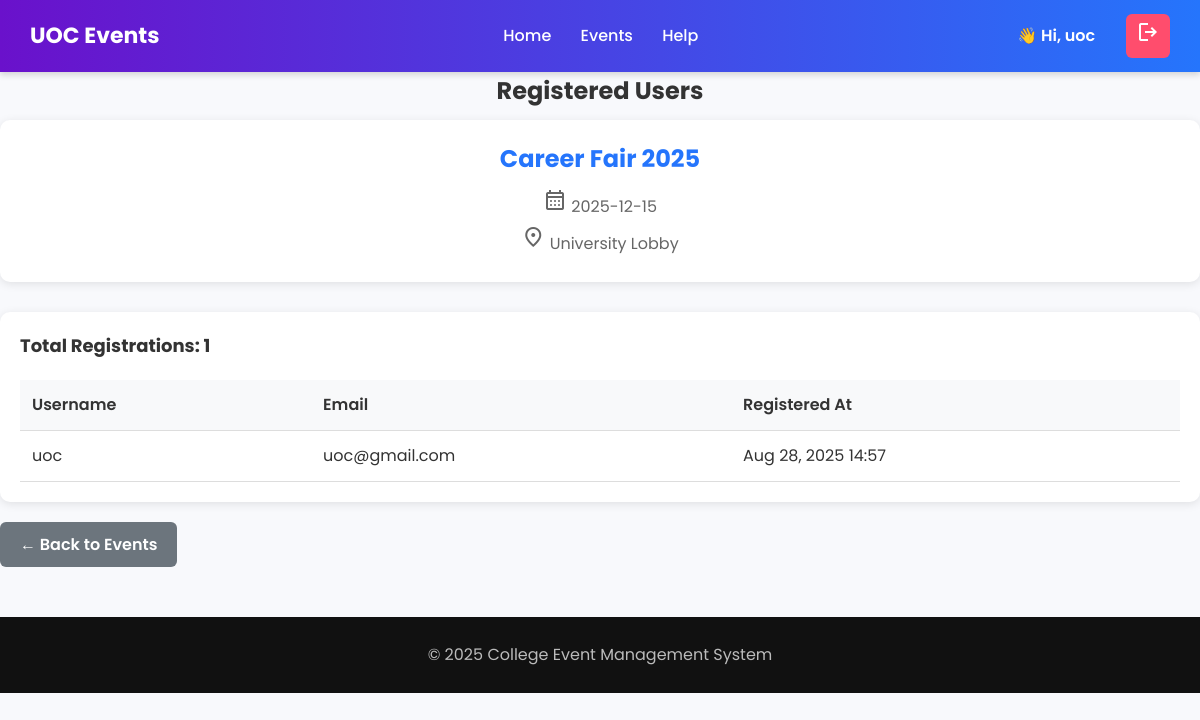
The app's page /view_registrations.php?event_id=3 (signed in) with its own data.
### tables this page shows
CREATE TABLE `registrations` (
  `id` int(11) NOT NULL,
  `user_id` int(11) NOT NULL,
  `event_id` int(11) NOT NULL,
  `registered_at` timestamp NOT NULL DEFAULT current_timestamp()
);

CREATE TABLE `users` (
  `id` int(11) NOT NULL,
  `username` varchar(50) NOT NULL,
  `password_hash` char(64) NOT NULL,
  `role` enum('admin','user') NOT NULL DEFAULT 'user',
  `created_at` timestamp NOT NULL DEFAULT current_timestamp(),
  `email` varchar(100) NOT NULL
);

CREATE TABLE `events` (
  `id` int(11) NOT NULL,
  `title` varchar(200) NOT NULL,
  `location` varchar(120) DEFAULT '',
  `event_date` date NOT NULL,
  `description` text DEFAULT NULL,
  `type` varchar(100) NOT NULL
);

### auth.php (called while the page is built, shortened)
<?php
function is_logged_in() {
    return isset($_SESSION['user_id']);
}
function current_user() {
    return [
        'id' => $_SESSION['user_id'],
        'username' => $_SESSION['username'],
        'role' => $_SESSION['role']
    ];
}
?>

### view_registrations.php (the view, shortened to what this page needs)
<?php
require_once 'config.php';
require_once 'auth.php';
$event_id = isset($_GET['event_id']) ? (int)$_GET['event_id'] : 0;
$stmt = $conn->prepare("SELECT title, location, event_date, description FROM events WHERE id = ?");
$stmt->bind_param("i", $event_id);
$stmt->execute();
$event = $stmt->get_result()->fetch_assoc();
$stmt = $conn->prepare("SELECT u.id, u.username, u.email, r.registered_at
                       FROM registrations r
                       JOIN users u ON u.id = r.user_id
                       WHERE r.event_id = ?
                       ORDER BY r.registered_at DESC");
$stmt->bind_param("i", $event_id);
$stmt->execute();
$result = $stmt->get_result();
$registrations = [];
while ($row = $result->fetch_assoc()) {
    $registrations[] = $row;
}
$user = current_user();
?>
<!DOCTYPE html>
<html lang="en">
<head>
  <link rel="stylesheet" href="styles/events.css">
</head>
<body>
  <nav class="navbar">
    <div class="container">
      <div class="brand">UOC Events</div>
      <div class="nav-links">
        <a href="index.php">Home</a>
        <a href="events.php">Events</a>
        <a href="help.php">Help</a>
      </div>
      <?php if ($user): ?>
        <span class="user">👋 Hi, <?php echo htmlspecialchars($user['username']); ?></span>
        <a href="logout.php" class="logout-btn">
          <span class="material-symbols-outlined">logout</span>
        </a>
      <?php endif; ?>
    </div>
  </nav>
  <section class="container">
    <div class="registrations-header">
      <h1>Registered Users</h1>
      <div class="event-info">
        <h2><?php echo htmlspecialchars($event['title']); ?></h2>
        <p><span class="material-symbols-outlined">calendar_month</span> <?php echo htmlspecialchars($event['event_date']); ?></p>
        <p><span class="material-symbols-outlined">location_on</span> <?php echo htmlspecialchars($event['location']); ?></p>
      </div>
    </div>
    <div class="registrations-table">
      <div class="table-header">
        <h3>Total Registrations: <?php echo count($registrations); ?></h3>
      </div>
      <?php if (count($registrations) > 0): ?>
        <table class="users-table">
          <thead>
            <tr>
              <th>Username</th>
              <th>Email</th>
              <th>Registered At</th>
            </tr>
          </thead>
          <tbody>
            <?php foreach ($registrations as $reg): ?>
              <tr>
                <td><?php echo htmlspecialchars($reg['username']); ?></td>
                <td><?php echo htmlspecialchars($reg['email']); ?></td>
                <td><?php echo date('M d, Y H:i', strtotime($reg['registered_at'])); ?></td>
              </tr>
            <?php endforeach; ?>
          </tbody>
        </table>
      <?php else: ?>
        <div class="no-registrations">
          <p>No users have registered for this event yet.</p>
        </div>
      <?php endif; ?>
    </div>
    <div class="back-button">
      <a href="events.php" class="btn-back">← Back to Events</a>
    </div>
  </section>
  <footer class="footer">
    <p>© 2025 College Event Management System</p>
  </footer>
</body>
</html>

### styles/events.css (style rules this page uses)
* { margin: 0; padding: 0; box-sizing: border-box; }
body { font-family: 'Poppins', sans-serif; background: #f8f9fc; color: #333; line-height: 1.6; }
.navbar { background: linear-gradient(to right, #6a11cb, #2575fc); color: white; padding: 14px 0; position: sticky; top: 0; z-index: 100; box-shadow: 0 3px 6px rgba(0,0,0,0.15); }
.navbar .container { width: 95%; margin: auto; display: flex; justify-content: space-between; align-items: center; }
.navbar .brand { font-size: 22px; font-weight: 700; color: #fff; }
.navbar .nav-links a { margin-left: 25px; text-decoration: none; font-weight: 500; color: #fff; transition: 0.3s; }
.navbar .logout-btn { margin-left: 12px; color: #fff; background: #ff4d6d; padding: 6px 10px; border-radius: 6px; transition: 0.3s; }
.navbar .user { margin-right: -300px; font-weight: 600; color: #fff; }
.btn-back { background: #6c757d; color: white; text-decoration: none; padding: 10px 20px; border-radius: 6px; font-weight: 600; display: inline-block; transition: 0.3s; }
.registrations-header { text-align: center; margin-bottom: 30px; }
.registrations-header h1 { color: #333; margin-bottom: 10px; }
.event-info { background: #fff; padding: 20px; border-radius: 10px; box-shadow: 0 2px 10px rgba(0,0,0,0.1); margin-bottom: 20px; }
.event-info h2 { color: #2575fc; margin-bottom: 10px; }
.event-info p { margin-bottom: 5px; color: #666; }
.registrations-table { background: #fff; border-radius: 10px; padding: 20px; box-shadow: 0 2px 10px rgba(0,0,0,0.1); margin-bottom: 20px; }
.table-header { margin-bottom: 20px; }
.table-header h3 { color: #333; font-size: 18px; }
.users-table { width: 100%; border-collapse: collapse; }
.users-table th, .users-table td { padding: 12px; text-align: left; border-bottom: 1px solid #ddd; }
.users-table th { background: #f8f9fa; font-weight: 600 }
.footer { text-align: center; padding: 25px; background: #111 !important; color: #bbb; margin-top: 50px; }

### records on screen
registrations: user.username "uoc", user.email "uoc@gmail.com", registered_at "Aug 28, 2025 14:57"
events: title "Career Fair 2025", event_date "2025-12-15", location "University Lobby"

### other values on screen
count($registrations) "1"
